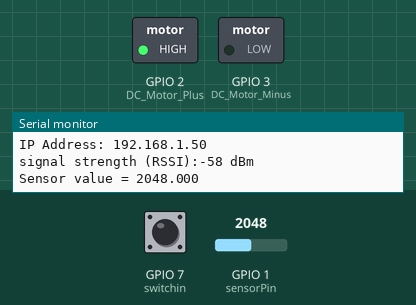
This sketch was run on a simulated ESP32-S3. On the bench: switched loads named in the sketch (green lamp = pin HIGH), the last lines printed to the serial monitor. Inputs (shaded band) come from the test bench; at power-on: GPIO 1 (sensorPin) = 2048, GPIO 7 (switchin) LOW. WiFi joins after 1.5 s; servers stay silent unless stated.

Above: at 25.8 s.
At 30.3 s:
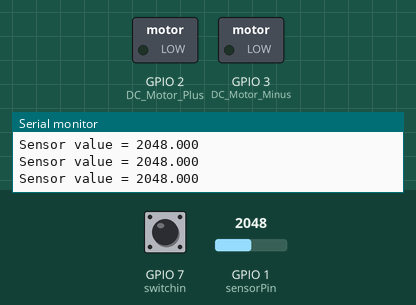
Timing chart, 0 to 32.0 s (numbered marks = the images above):
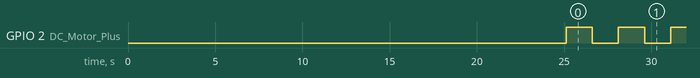

Measured:
- by itself, GPIO 2 (DC_Motor_Plus): alternates HIGH for 1.5 s and LOW for 1.5 s

The sketch:

HardwareHackDemo.ino
```cpp
#include <SPI.h>
#include <WiFi.h>
#include <PubSubClient.h>

///////////////////////////////////////////////////////
// WiFi Configuration
///////////////////////////////////////////////////////
char ssid[] = "Guest_DCU_Innovation"; //  your network SSID (name)
char pass[] = "innovate5443";    // your network password (use for WPA, or use as key for WEP)
int keyIndex = 0;            // your network key Index number (needed only for WEP)

int status = WL_IDLE_STATUS;

///////////////////////////////////////////////////////
// CHANGE THE FOLLOWING VALUES FOR YOUR BOARD- NOTE That you should use eth0 MAC address for ID.
///////////////////////////////////////////////////////
 String clientName = String("d:quickstart:tmp-gal:984fee01a558");
 // Note on case sensitve tag - it is not just a number.....
 // String clientName = String("d:quickstart:tmp-gal:0CD292D3059F"); // WiFi MAC address
 //98:4F:EE:01:A5:58
///////////////////////////////////////////////////////
// DO NOT NEED TO CHANGE ANYTHING BELOW HERE
///////////////////////////////////////////////////////

 char servername[]="quickstart.messaging.internetofthings.ibmcloud.com";
 String topicName = String("iot-2/evt/status/fmt/json");
 // char username[]="use-token-auth";
 // char password[]="O8O!Jnz)3BxBl?m7s*";

 WiFiClient wifiClient;
 PubSubClient client(servername, 1883, 0, wifiClient);

 float temperature;
 int sensorPin = A0;    // select the input pin for the potentiometer
 int DC_Motor_Plus = 2;
 int DC_Motor_Minus = 3;
 int switchin = 7;
 int MotorOn;

 void setup()
 {
    // Connect to the WiFi network
    Serial.begin(9600);

    delay ( 5000 );
    Serial.println ( "Starting...." );

    // Setup our I/O

    pinMode ( DC_Motor_Plus, OUTPUT );
    pinMode ( DC_Motor_Minus, OUTPUT );
    pinMode ( switchin, INPUT );

    digitalWrite ( DC_Motor_Plus, LOW );
    digitalWrite ( DC_Motor_Minus, LOW );

    MotorOn = 0;

    // check for the presence of the shield:
    if (WiFi.status() == WL_NO_SHIELD) {
      Serial.println("WiFi shield not present");
      // don't continue:
     while(true);
    }

    String fv = WiFi.firmwareVersion();
    if( fv != "1.1.0" )
      Serial.println("Please upgrade the firmware");

    // attempt to connect to Wifi network:
    while (status != WL_CONNECTED) {
      Serial.print("Attempting to connect to SSID: ");
      Serial.println(ssid);
      // Connect to WPA/WPA2 network. Change this line if using open or WEP network:
      status = WiFi.begin(ssid, pass);

      // wait 10 seconds for connection:
      delay(10000);
    }
    Serial.println("Connected to wifi");
    printWifiStatus();
 }

 void loop()
 {
  char clientStr[34];
  clientName.toCharArray(clientStr,34);
  char topicStr[26];
  topicName.toCharArray(topicStr,26);
  getData();

  if ( digitalRead( switchin ) == HIGH )
  {
    if (!client.connected()) {
      Serial.print("Trying to connect to: ");
      Serial.println(clientStr);
      client.connect(clientStr);
    }
    if (client.connected() ) {
      String json = buildJson();
      char jsonStr[200];
      json.toCharArray(jsonStr,200);
      boolean pubresult = client.publish(topicStr,jsonStr);
      Serial.print("attempt to send ");
      Serial.println(jsonStr);
      Serial.print("to ");
      Serial.println(topicStr);
      if (pubresult)
        Serial.println("successfully sent");
      else
        Serial.println("unsuccessfully sent");
    }
    delay(5000);
  }
  else // power on the motor
  {
    if ( MotorOn == 1 )
    {
      digitalWrite(DC_Motor_Plus, LOW);  // make pin 3 high
      digitalWrite(DC_Motor_Minus, LOW);  // make pin 2 low
      delay ( 1500 );
      MotorOn = 0;
    }
    else
    {
      digitalWrite(DC_Motor_Plus, HIGH);  // make pin 3 high
      digitalWrite(DC_Motor_Minus, LOW);  // make pin 2 low
      delay ( 1500 );
      MotorOn = 1;
    }
  }
}

String buildJson() {
  String data = "{";
  data+="\n";
  data+= "\"d\": {";
  data+="\n";
  data+="\"temp\": ";
  data+=(int)temperature;
  data+="\n";
  data+="}";
  data+="\n";
  data+="}";
  return data;
}

void getData() {
  int sensorValue = analogRead(sensorPin);
  float resistance=(float)(1023-sensorValue)*10000/sensorValue; //get the resistance of the sensor;
  temperature= sensorValue; //1/(log(resistance/10000)/B+1/298.15)-273.15;//convert to temperature via datasheet ;
  Serial.print("Sensor value = ");
  Serial.println(temperature, 3);
}

void printWifiStatus() {
  // print the SSID of the network you're attached to:
  Serial.print("SSID: ");
  Serial.println(WiFi.SSID());

  // print your WiFi shield's IP address:
  IPAddress ip = WiFi.localIP();
  Serial.print("IP Address: ");
  Serial.println(ip);

  // print the received signal strength:
  long rssi = WiFi.RSSI();
  Serial.print("signal strength (RSSI):");
  Serial.print(rssi);
  Serial.println(" dBm");
}
```
